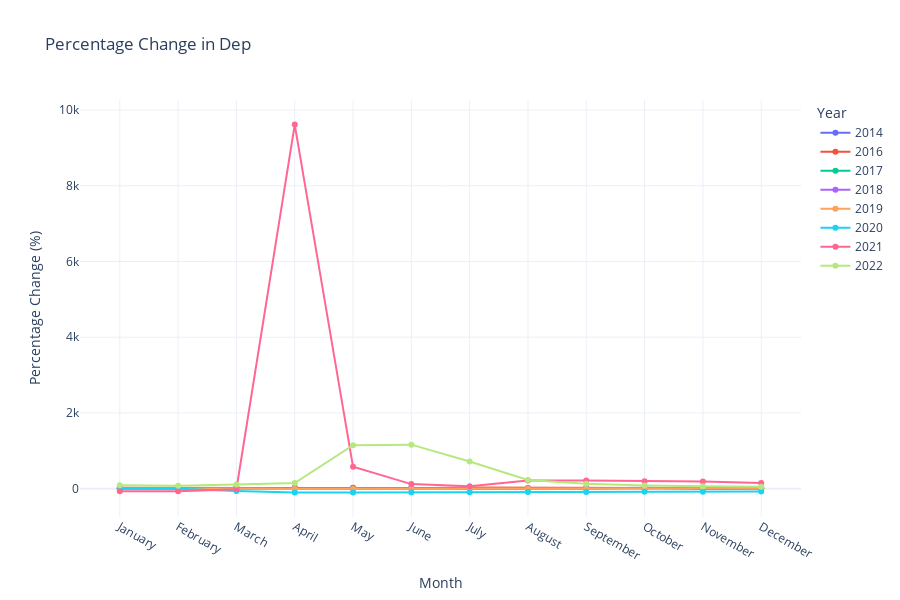

Source (notebook cell):
### Code cell
import plotly.graph_objects as go

# Assuming yearly_change_pct is your DataFrame with percentage yearly changes

# Create a Plotly figure
fig = go.Figure()

# Adding a line for each year in yearly_change_pct
for year in yearly_change_pct.columns:
    fig.add_trace(go.Scatter(
        x=yearly_change_pct.index, 
        y=yearly_change_pct[year],
        mode='lines+markers',  # Adds markers on the line
        name=str(year),  # Each line is labeled by the year
        hovertemplate=f"{year}: {{y:.2f}}%"  # Customize hover format for percentage
    ))

# Updating layout for the plot
fig.update_layout(
    # title="Yearly Percentage Change in Dep",
    title="Percentage Change in Dep",
    xaxis_title="Month",
    yaxis_title="Percentage Change (%)",
    template="plotly_white",  # Light theme
    height=600,
    xaxis=dict(tickmode='array', tickvals=yearly_change_pct.index),
    legend_title="Year",
)

# Show the plot
fig.show()

### Figure 1 — Plotly figure (JSON) as saved in the notebook; plotly's stock layout.template omitted (floating-point values rounded to 4 significant figures)
{"data": [{"hovertemplate": "2014: {y:.2f}%", "mode": "lines+markers", "name": "2014", "type": "scatter", "x": ["January", "February", "March", "April", "May", "June", "July", "August", "September", "October", "November", "December"], "y": [6.6, 3.31, 13.68, 11.84, 9.59, 19.18, -6.19, 5.97, 3.53, 22.3, -3.45, 0.03]}, {"hovertemplate": "2016: {y:.2f}%", "mode": "lines+markers", "name": "2016", "type": "scatter", "x": ["January", "February", "March", "April", "May", "June", "July", "August", "September", "October", "November", "December"], "y": [22.97, 20.88, 18.31, 22.5, 22.01, 7.58, 28.09, 18.55, 14.42, 15.82, 23.94, 17.49]}, {"hovertemplate": "2017: {y:.2f}%", "mode": "lines+markers", "name": "2017", "type": "scatter", "x": ["January", "February", "March", "April", "May", "June", "July", "August", "September", "October", "November", "December"], "y": [5.12, 6.77, 6.61, 7.06, 8.66, 5.23, 13.95, 5.82, 14.91, 15.84, 7.85, 15.89]}, {"hovertemplate": "2018: {y:.2f}%", "mode": "lines+markers", "name": "2018", "type": "scatter", "x": ["January", "February", "March", "April", "May", "June", "July", "August", "September", "October", "November", "December"], "y": [14.03, 7.32, 13.7, 13.38, 9.03, 15.31, 10.96, 7.28, 9.04, 3.79, 12.48, 3.2]}, {"hovertemplate": "2019: {y:.2f}%", "mode": "lines+markers", "name": "2019", "type": "scatter", "x": ["January", "February", "March", "April", "May", "June", "July", "August", "September", "October", "November", "December"], "y": [3.17, 8.29, 4.95, -5.15, -5.43, 7.01, 1.39, 3.48, -3.28, 3.39, 2.84, 7.04]}, {"hovertemplate": "2020: {y:.2f}%", "mode": "lines+markers", "name": "2020", "type": "scatter", "x": ["January", "February", "March", "April", "May", "June", "July", "August", "September", "October", "November", "December"], "y": [1.91, -0.46, -61.36, -99.7, -99.04, -96.87, -93.8, -91.01, -87.06, -82.64, -80.95, -75.57]}, {"hovertemplate": "2021: {y:.2f}%", "mode": "lines+markers", "name": "2021", "type": "scatter", "x": ["January", "February", "March", "April", "May", "June", "July", "August", "September", "October", "November", "December"], "y": [-70.7, -67.07, -16.72, 9615.0, 576.0, 119.1, 65.61, 212.6, 215.7, 194.4, 190.4, 148.1]}, {"hovertemplate": "2022: {y:.2f}%", "mode": "lines+markers", "name": "2022", "type": "scatter", "x": ["January", "February", "March", "April", "May", "June", "July", "August", "September", "October", "November", "December"], "y": [89.18, 77.35, 111.3, 146.5, 1149.0, 1162.0, 717.5, 226.8, 126.8, 82.42, 60.98, 50.94]}], "layout": {"height": 600, "legend": {"title": {"text": "Year"}}, "title": {"text": "Percentage Change in Dep"}, "xaxis": {"tickmode": "array", "tickvals": ["January", "February", "March", "April", "May", "June", "July", "August", "September", "October", "November", "December"], "title": {"text": "Month"}}, "yaxis": {"title": {"text": "Percentage Change (%)"}}}}
